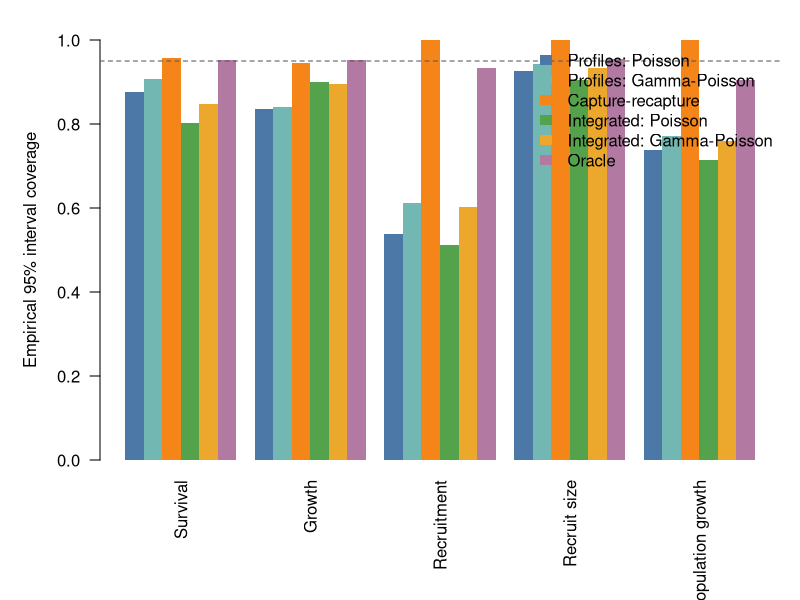
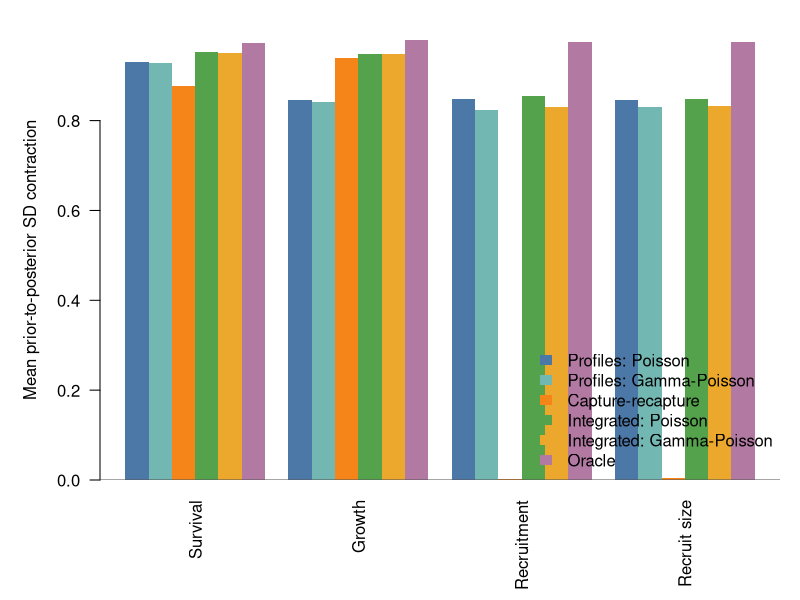
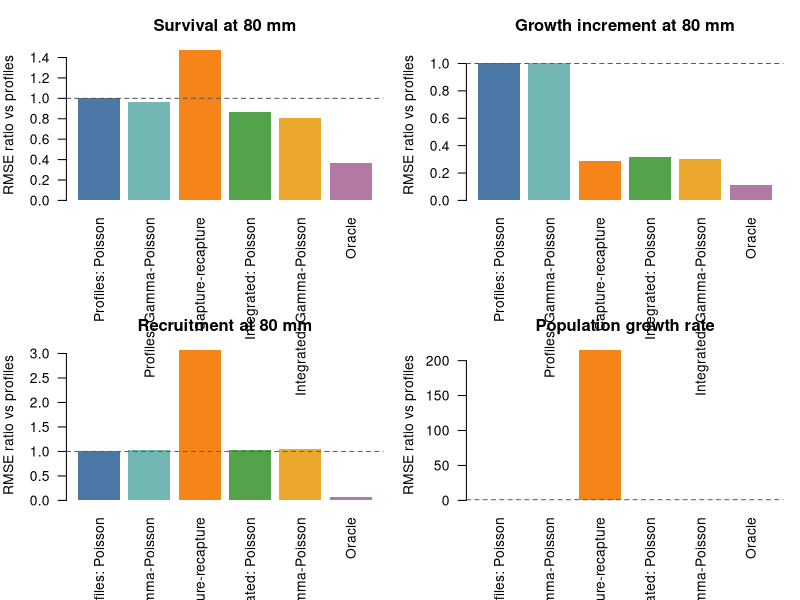

These figures' R source, in order:
derived <- read.csv("results/paired_benchmark/derived_results.csv")
parameters <- read.csv("results/paired_benchmark/parameter_results.csv")

artifact_directory <- "artifacts/paired_benchmark"
dir.create(artifact_directory, recursive = TRUE, showWarnings = FALSE)

method_order <- c(
  "profile_only",
  "profile_gamma_poisson",
  "capture_recapture",
  "integrated",
  "integrated_gamma_poisson",
  "oracle"
)
method_labels <- c(
  "Profiles: Poisson",
  "Profiles: Gamma-Poisson",
  "Capture-recapture",
  "Integrated: Poisson",
  "Integrated: Gamma-Poisson",
  "Oracle"
)
method_colors <- c(
  "#4C78A8", "#72B7B2", "#F58518", "#54A24B", "#ECA82C", "#B279A2"
)
group_order <- c("survival", "growth", "recruitment", "recruit_size", "lambda")
group_labels <- c(
  "Survival", "Growth", "Recruitment", "Recruit size", "Population growth"
)

coverage <- aggregate(
  covers_truth ~ method + group,
  derived,
  mean,
  na.rm = TRUE
)
coverage_matrix <- matrix(
  NA_real_,
  nrow = length(method_order),
  ncol = length(group_order),
  dimnames = list(method_labels, group_labels)
)
for (index in seq_len(nrow(coverage))) {
  method_index <- match(coverage$method[index], method_order)
  group_index <- match(coverage$group[index], group_order)
  if (!is.na(method_index) && !is.na(group_index)) {
    coverage_matrix[method_index, group_index] <- coverage$covers_truth[index]
  }
}

png(
  file.path(artifact_directory, "coverage_by_data_source.png"),
  width = 1800,
  height = 1050,
  res = 180
)
par(mar = c(7, 5, 2, 1))
barplot(
  coverage_matrix,
  beside = TRUE,
  col = method_colors,
  ylim = c(0, 1),
  ylab = "Empirical 95% interval coverage",
  las = 2,
  border = NA
)
abline(h = 0.95, lty = 2, col = "gray35")
legend(
  "topright",
  legend = method_labels,
  fill = method_colors,
  border = NA,
  bty = "n"
)
dev.off()

contraction <- aggregate(
  contraction ~ method + group,
  parameters,
  mean,
  na.rm = TRUE
)
parameter_groups <- c("survival", "growth", "recruitment", "recruit_size")
contraction_matrix <- matrix(
  NA_real_,
  nrow = length(method_order),
  ncol = length(parameter_groups),
  dimnames = list(
    method_labels,
    c("Survival", "Growth", "Recruitment", "Recruit size")
  )
)
for (index in seq_len(nrow(contraction))) {
  method_index <- match(contraction$method[index], method_order)
  group_index <- match(contraction$group[index], parameter_groups)
  if (!is.na(method_index) && !is.na(group_index)) {
    contraction_matrix[method_index, group_index] <-
      contraction$contraction[index]
  }
}

png(
  file.path(artifact_directory, "prior_to_posterior_contraction.png"),
  width = 1800,
  height = 1050,
  res = 180
)
par(mar = c(6, 5, 2, 1))
barplot(
  contraction_matrix,
  beside = TRUE,
  col = method_colors,
  ylim = range(c(0, contraction_matrix), na.rm = TRUE),
  ylab = "Mean prior-to-posterior SD contraction",
  las = 2,
  border = NA
)
abline(h = 0, col = "gray35")
legend(
  "bottomright",
  legend = method_labels,
  fill = method_colors,
  border = NA,
  bty = "n"
)
dev.off()

selected <- c(
  "survival_80",
  "growth_increment_80",
  "recruitment_80",
  "lambda"
)
selected_labels <- c(
  "Survival at 80 mm",
  "Growth increment at 80 mm",
  "Recruitment at 80 mm",
  "Population growth rate"
)
derived$squared_error <- (derived$posterior_mean - derived$truth)^2
rmse <- aggregate(
  squared_error ~ method + quantity,
  derived[derived$quantity %in% selected, ],
  mean
)
rmse$rmse <- sqrt(rmse$squared_error)

png(
  file.path(artifact_directory, "rmse_ratio_selected_quantities.png"),
  width = 1800,
  height = 1200,
  res = 180
)
par(mfrow = c(2, 2), mar = c(6, 4, 3, 1))
for (quantity_index in seq_along(selected)) {
  quantity <- selected[quantity_index]
  values <- rmse$rmse[match(
    paste(method_order, quantity),
    paste(rmse$method, rmse$quantity)
  )]
  ratio <- values / values[1L]
  barplot(
    ratio,
    names.arg = method_labels,
    col = method_colors,
    border = NA,
    las = 2,
    ylab = "RMSE ratio vs profiles",
    main = selected_labels[quantity_index],
  ylim = c(0, max(1.1, ratio, na.rm = TRUE))
  )
  abline(h = 1, lty = 2, col = "gray35")
}
dev.off()
